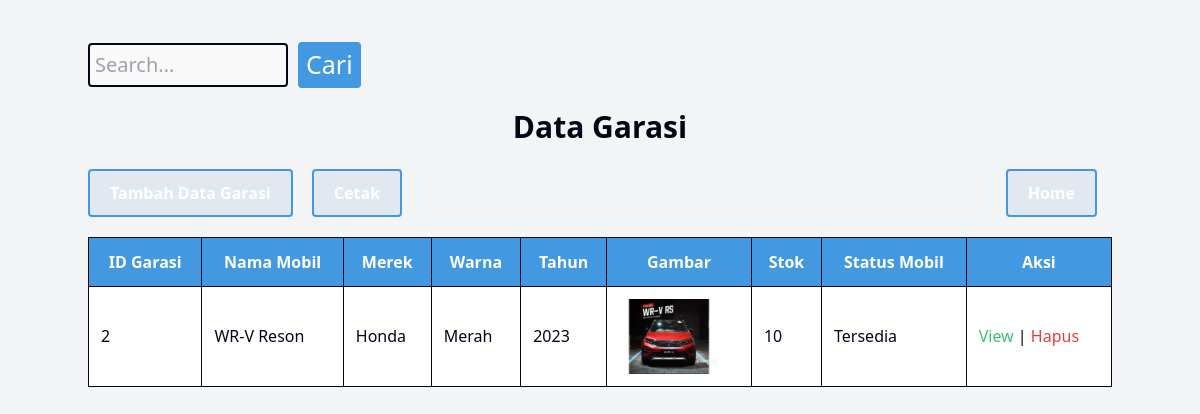
Page /rentalmobil/public/dashboard/data/dashboardgarasi.php?cari=2 on the committed database.
### tables this page shows
CREATE TABLE `garasi` (
  `idgarasi` int(11) NOT NULL,
  `kendaraan_idmobil` int(11) DEFAULT NULL,
  `stok` tinyint(11) NOT NULL
);

CREATE TABLE `kendaraan` (
  `idmobil` int(11) NOT NULL,
  `nama_mobil` varchar(100) DEFAULT NULL,
  `merek` varchar(100) DEFAULT NULL,
  `warna` varchar(500) NOT NULL,
  `tahun` int(11) DEFAULT NULL,
  `gambar_mobil` varchar(500) DEFAULT NULL,
  `harga_perhari` int(11) NOT NULL
);

### rentalmobil/public/dashboard/data/dashboardgarasi.php (the view, shortened to what this page needs)
<?php
	include_once("../../../config/koneksi.php");
?>
<!DOCTYPE html>
<html>
<head>
	<link rel="stylesheet" href="../../css/output.css">
</head>
<body class="bg-gray-100">
	<div class="container mx-auto py-8">
		<form action="dashboardgarasi.php" method="GET" class="mb-4">
           <div class="search-container">
                <input type="text" name="cari" placeholder="Search..." class="border border-gray-400 rounded-md px-2 py-1" style="font-size: 20px;">
                <input type="submit" value="Cari" class="btn bg-blue-500 text-white px-4 py-1 rounded-md" style="font-size: 25px;">
            </div>
        </form>
	<h1> Data Garasi </h1>
		<nav>
			<div>
				<a href="../../garasi/View/tambah.php" class="btn bg-blue-500 text-white">Tambah Data Garasi</a>
				<a href="../../garasi/View/cetak.php" target="_blank" class="btn bg-blue-500 text-white">Cetak</a>
			</div>
            <div>
                <a href="../dashboard.php" class="btn bg-blue-500 text-white">Home</a>
            </div>
        </nav>
	<table border="1">
			<?php
				if (isset($_GET['cari'])) {
					$cari = $_GET['cari'];
					$ambildata = mysqli_query($kon, "SELECT garasi.idgarasi, kendaraan.nama_mobil, kendaraan.merek, kendaraan.warna,  kendaraan.tahun, kendaraan.gambar_mobil AS gambar, garasi.stok
                                                    FROM kendaraan
                                                    INNER JOIN garasi
                                                    ON kendaraan.idmobil = garasi.kendaraan_idmobil
                                                    WHERE garasi.idgarasi LIKE '%" . $cari . "%' OR kendaraan.nama_mobil LIKE '%" . $cari . "%' OR kendaraan.merek LIKE '%" . $cari . "%' OR kendaraan.warna LIKE '%" . $cari . "%' OR garasi.stok LIKE '%" . $cari . "%'");
				}
			?>
		<tr>
			<th class="border border-gray-400 px-4 py-2 text-center"> ID Garasi </th>
            <th class="border border-gray-400 px-4 py-2 text-center"> Nama Mobil</th>
            <th class="border border-gray-400 px-4 py-2 text-center"> Merek </th>
            <th class="border border-gray-400 px-4 py-2 text-center"> Warna </th>
            <th class="border border-gray-400 px-4 py-2 text-center"> Tahun </th>
            <th class="border border-gray-400 px-4 py-2 text-center"> Gambar </th>
			<th class="border border-gray-400 px-4 py-2 text-center"> Stok  </th>
            <th class="border border-gray-400 px-4 py-2 text-center"> Status Mobil  </th>
			<th class="border border-gray-400 px-4 py-2 text-center"> Aksi </th>
		</tr>
		<tbody>
		<?php
			while ($userAmbilData = mysqli_fetch_array($ambildata)) {
				echo "<tr>";
					echo "<td class='border border-gray-400 px-4 py-2'>" . $idgarasi = $userAmbilData['idgarasi'] . "</td>";
                    echo "<td class='border border-gray-400 px-4 py-2'>" . $nama_mobil = $userAmbilData['nama_mobil'] . "</td>";
                    echo "<td class='border border-gray-400 px-4 py-2'>" . $merek = $userAmbilData['merek'] . "</td>";
                    echo "<td class='border border-gray-400 px-4 py-2'>" . $warna = $userAmbilData['warna'] . "</td>";
                    echo "<td class='border border-gray-400 px-4 py-2'>" . $tahun = $userAmbilData['tahun'] . "</td>";
                    echo "<td class='border border-gray-400 px-4 py-2'><img src='../../kendaraan/aset/" . $userAmbilData['gambar'] . "' width='100'></td>";
					$stok = $userAmbilData['stok'];
					echo "<td class='border border-gray-400 px-4 py-2'>" . $stok . "</td>";
					$statusMobil = $stok > 0 ? "Tersedia" : "Kosong";
					echo "<td class='border border-gray-400 px-4 py-2'>" . $statusMobil . "</td>";
					echo "<td class='border border-gray-400 px-4 py-2'>
							<a href='../../garasi/View/view.php?idgarasi=" . $userAmbilData['idgarasi'] . "' class='btn btn-view'> View </a> |
							<a href='../../garasi/Controller/garasihapus.php?idgarasi=" . $userAmbilData['idgarasi'] ."' class='btn btn-hapus'> Hapus </a>
						</td>";
				echo "</tr>";
			}
		?>
		</tbody>
	</table>
	</div>
</body>
</html>

### rentalmobil/public/dashboard/data/dashboardgarasi.php (style rules this page uses)
h1 { text-align: center; color: #020617; font-weight: bold; margin-bottom: 20px; font-size: 30px; }
nav { display: flex; justify-content: space-between; align-items: center; margin-bottom: 10px; }
nav a { padding: 10px 20px; margin-right: 15px; color: #1a365d; font-weight: bold; text-decoration: none; display: inline-block; background-color: #e2e8f0; border: 2px solid #4299e1; border-radius: 4px; }
table { border-collapse: collapse; width: 100%; margin-top: 20px; }
th, td { border: 3px solid #020617; padding: 12px; text-align: left; color: #020617; background-color: #fff; }
th:first-child { color: #fff; }
th { font-weight: bold; background-color: #4299e1; }
td { font-size: 16px; }
th:first-child, th:nth-child(2), th:nth-child(3), th:nth-child(4), th:nth-child(5), th:nth-child(6), th:nth-child(7), th:nth-child(8), th:nth-child(9) { color: #fff; }
.btn-view { color: #38c172; }
.btn-hapus { color: #e53e3e; }
.search-container { display: flex; align-items: center; }
.search-container input[type=text] { width: 200px; margin-top: 10px; padding: 5px; font-size: 5px; border: 2px solid #020617; border-radius: 4px; background-color: rgba(255, 255, 255, 0.5); }
.search-container input[type=submit] { background-color: #4299e1; color: white; border: none; padding: 4px 8px; border-radius: 4px; cursor: pointer; font-size: 14px; margin-left: 10px; margin-top: 10px; }

### rows in the picture
garasi: idgarasi "2", kendaraan_idmobil.nama_mobil "WR-V Reson", kendaraan_idmobil.merek "Honda", kendaraan_idmobil.warna "Merah", kendaraan_idmobil.tahun "2023", kendaraan_idmobil.gambar_mobil (picture), stok "10", stok "Tersedia"
